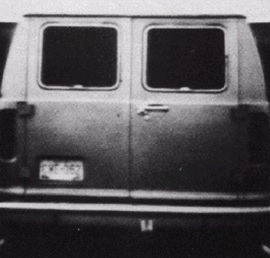
%> input picture local.jpg, 270 x 258 px
$ octave edge_linnking.m   (GNU Octave 9; MATLAB toolbox functions it lacks are replaced by stand-ins)
%> lines starting %> are read from the running program, lines starting %| are printed output that depends on the picture
% Read the image
image = imread('local.jpg');
%> image is the input picture: size 258x270x3 uint8; mean R, G, B 90, 86.6, 90.2


% Convert the image to grayscale if it is an RGB image
if size(image, 3) == 3
    grayImage = rgb2gray(image);
else
    grayImage = image;
end

% Convert the image to double precision for computations
grayImage = im2double(grayImage);
%> grayImage: size 258x270 double

% Define the Prewitt operator masks
dx = [-1 0 1; -1 0 1; -1 0 1];
dy = [-1 -1 -1; 0 0 0; 1 1 1];

% Compute the gradients in the x and y directions
gradientX = conv2(grayImage, dx, 'same');
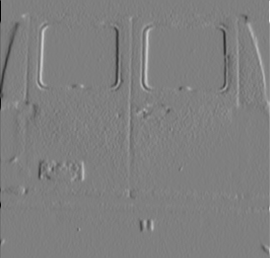
%> gradientX: size 258x270 double; min -2.63, max 2.63, mean 0.000525; drawn with min black and max white
gradientY = conv2(grayImage, dy, 'same');
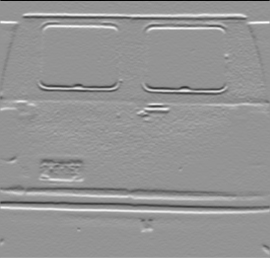
%> gradientY: size 258x270 double; min -2.76, max 2, mean 0.00923; drawn with min black and max white

% Compute the magnitude and direction of the gradients
gradientMagnitude = sqrt(gradientX.^2 + gradientY.^2);
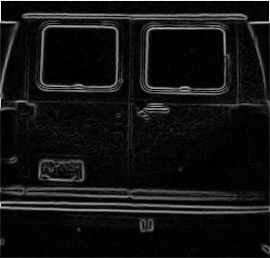
%> gradientMagnitude: size 258x270 double; min 0, max 2.76, mean 0.213; drawn with min black and max white
gradientDirection = atan2(gradientY, gradientX);
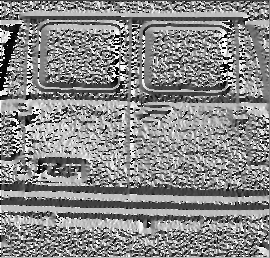
%> gradientDirection: size 258x270 double; min -3.14, max 3.14, mean 0.224; drawn with min black and max white

% Display the gradients, magnitude, and direction
figure;
subplot(2, 2, 1);
imshow(image);
title('Original Image');
subplot(2, 2, 2);
imshow(gradientX);
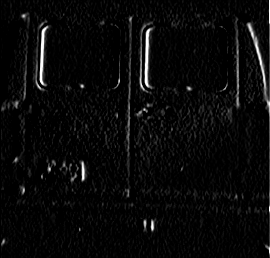
%> displayed picture: size 258x270, on the screen's scale of 0 to 255; min 0, max 255, mean 9.5
title('Gradient in X Direction');
subplot(2, 2, 3);
imshow(gradientY);
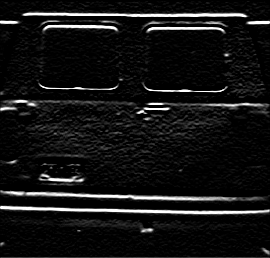
%> displayed picture: size 258x270, on the screen's scale of 0 to 255; min 0, max 255, mean 20.3
title('Gradient in Y Direction');
subplot(2, 2, 4);
imshow(gradientMagnitude);
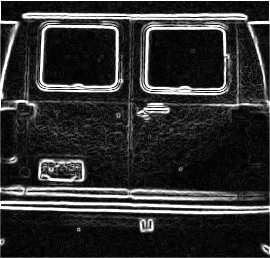
%> displayed picture: size 258x270, on the screen's scale of 0 to 255; min 0, max 255, mean 48.4
title('Gradient Magnitude');
